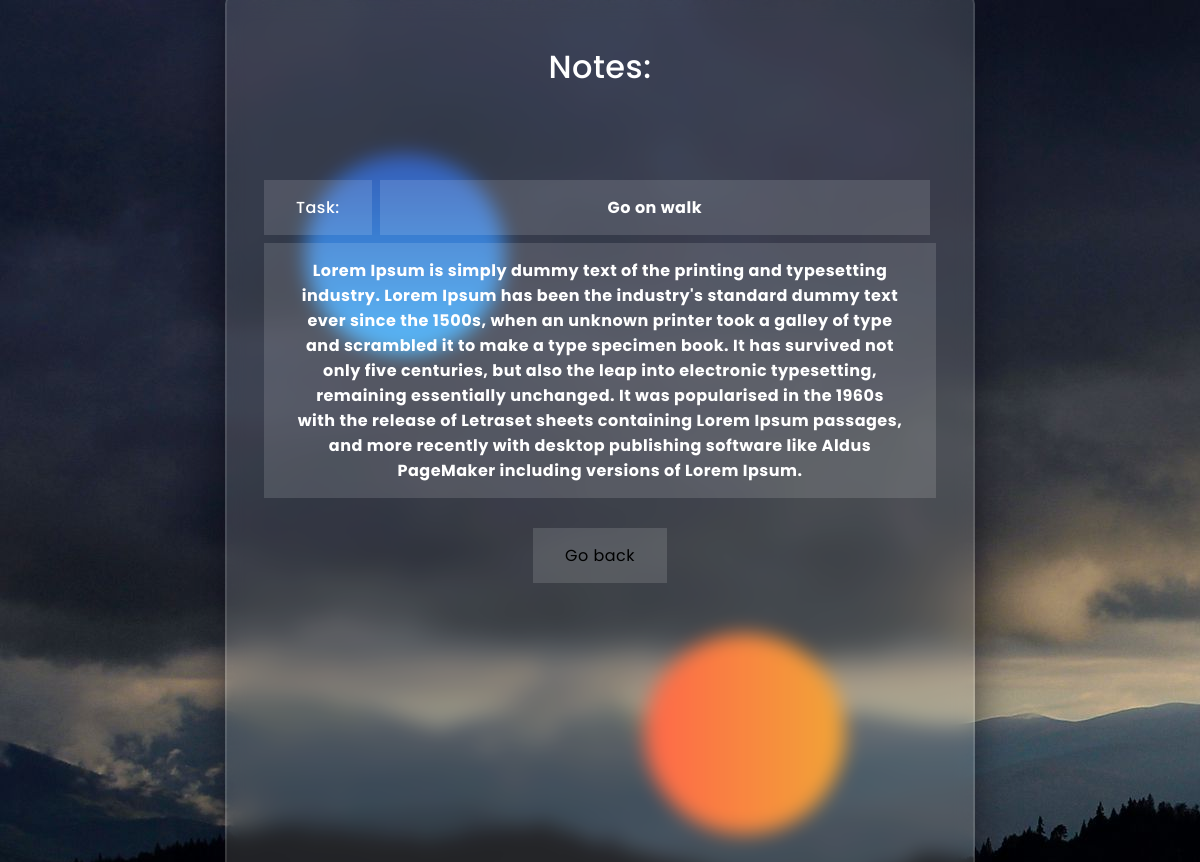
The app's page /view/12/ (signed in) with its own data.
### base/models.py (models this page shows)
class Task(models.Model):
    assigned_by = models.ForeignKey(User, on_delete=models.CASCADE, null=True, blank=True,
                                    related_name="assigned_by_user_in_task")
    user = models.ForeignKey(User, on_delete=models.CASCADE, null=True, blank=True, related_name="user_in_task")
    title = models.CharField(max_length=200)
    description = RichTextField(blank=True, null=True)
    complete = models.BooleanField(default=False)
    create = models.DateTimeField(auto_now_add=True)
    def __str__(self):
        return self.title
    class Meta:
        ordering = ['complete']

### base/views.py (the view)
# urls.py: path('view/<int:pk>/', views.TaskDetail.as_view(), name='view'),
class TaskDetail(LoginRequiredMixin, DetailView):
    model = Task
    context_object_name = 'task'
    success_url = reverse_lazy('home')

### base/templates/base/task_detail.html (shortened to what this page needs)
{% extends 'base/main.html' %}
{% block content %}
            <!DOCTYPE html>
<html lang="en">
<head>
    <link rel="stylesheet" href="https://cdnjs.cloudflare.com/ajax/libs/font-awesome/5.15.4/css/all.min.css">
</head>
<body>
    <div class="background">
        <div class="shape"></div>
        <div class="shape"></div>
    </div>
    <form>
        <h3>Notes:</h3>
        <br><br><br><br>
        <label class="but">Task:</label>
        <h1 style="width:550px" class="but">{{task}}</h1>
        <br>
        <h2 class="but">{{task.description|safe}}</h2>
        <br><br>
        <div style="text-align: center">
            <a class="but" style="text-decoration:none; color: black" href="{% url 'home' %}">Go back</a>
        </div>
    </form>
</body>
</html>
{% endblock %}

### base/templates/base/task_detail.html (style rules this page uses)
*, *:before, *:after { padding: 0; margin: 0; box-sizing: border-box; }
body { background-color: #080710; }
.background { width: 430px; height: 520px; position: absolute; transform: translate(-50%,-50%); left: 50%; top: 50%; }
.background .shape { height: 200px; width: 200px; position: absolute; border-radius: 50%; }
.shape:first-child { background: linear-gradient( #1845ad, #23a2f6 ); left: -80px; top: -80px; }
.shape:last-child { background: linear-gradient( to right, #ff512f, #f09819 ); right: -30px; bottom: -80px; }
form { height: 1000px; width: 750px; background-color: rgba(255,255,255,0.13); position: absolute; transform: translate(-50%,-50%); top: 50%; left: 50%; border-radius: 10px; backdrop-filter: blur(10px); border: 2px solid rgba(255,255,255,0.1); box-shadow: 0 0 40px rgba(8,7,16,0.6); padding: 50px 35px; }
form * { font-family: 'Poppins',sans-serif; color: #ffffff; letter-spacing: 0.5px; outline: none; border: none; }
form h3 { font-size: 32px; font-weight: 500; line-height: 42px; text-align: center; }
label { display: block; margin-top: 30px; font-size: 16px; font-weight: 500; }
::placeholder { color: #e5e5e5; }

### records on screen
Task: title "Go on walk", description "Lorem Ipsum is simply dummy text of the printing and typesetting industry. Lorem Ipsum has been the industry's standard dummy text ever since the 1500s, when an unknown printer took a galley of type and scrambled it to make a type specimen book. It has survived not only five centuries, but also the leap into electronic typesetting, remaining essentially unchanged. It was popularised in the 1960s with the release of Letraset sheets containing Lorem Ipsum passages, and more recently with desktop publishing software like Aldus PageMaker including versions of Lorem Ipsum."
